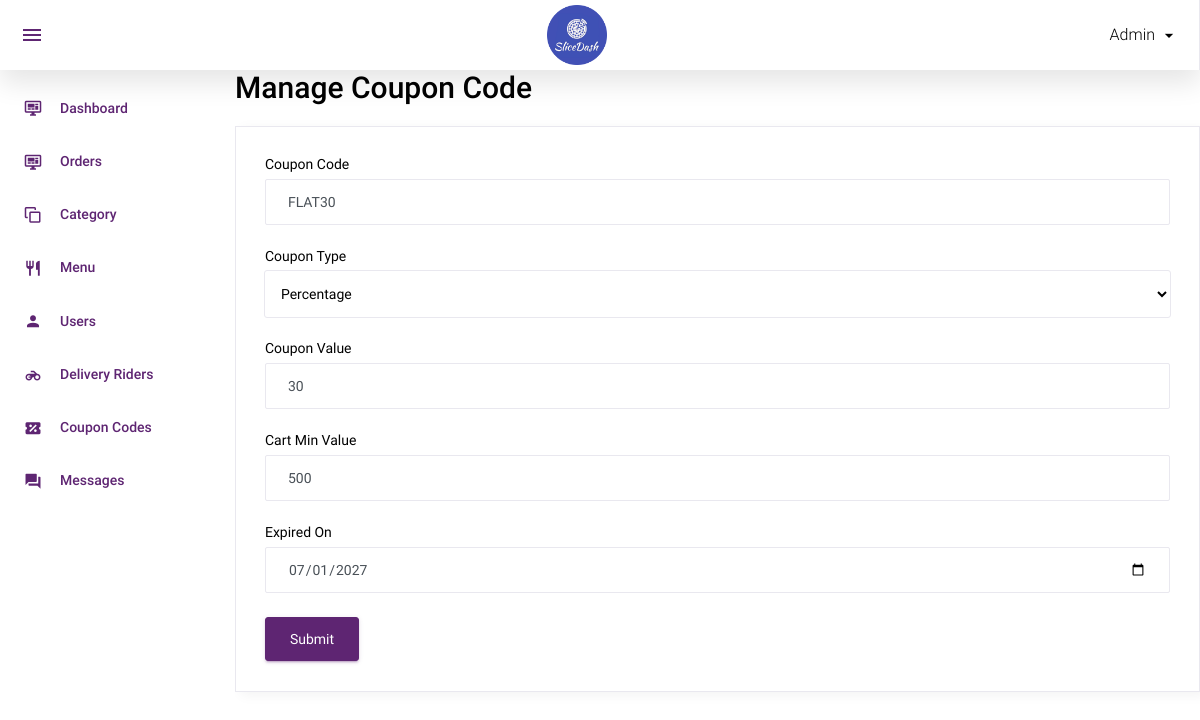
The page /admin/manage_coupon_code.php?id=3 (signed in) on the database its author committed.
### tables this page shows
CREATE TABLE `coupon_code` (
  `id` int(11) NOT NULL,
  `coupon_code` varchar(20) NOT NULL,
  `coupon_type` enum('P','F') NOT NULL,
  `coupon_value` int(11) NOT NULL,
  `cart_min_value` int(11) NOT NULL,
  `expired_on` date NOT NULL,
  `status` int(11) NOT NULL,
  `added_on` datetime NOT NULL
);

### function.inc.php (called while the page is built, shortened)
<?php
function get_safe_value($str){
    global $con;
    $str=mysqli_real_escape_string($con,$str);
    return $str;
}
    ?>

### admin/manage_coupon_code.php (the view, shortened to what this page needs)
<?php
include('top.php');
$coupon_code="";
$coupon_type="";
$coupon_value="";
$cart_min_value="";
$expired_on="";
if(isset($_GET['id']) && $_GET['id']>0){
	$id=get_safe_value($_GET['id']);
	$row=mysqli_fetch_assoc(mysqli_query($con,"select * from coupon_code where id='$id'"));
	$coupon_code=$row['coupon_code'];
	$coupon_type=$row['coupon_type'];
	$coupon_value=$row['coupon_value'];
	$cart_min_value=$row['cart_min_value'];
	$expired_on=$row['expired_on'];
}
?>
<div class="row">
			<h1 class="grid_title ml10 ml15">Manage Coupon Code</h1>
            <div class="col-12 grid-margin stretch-card">
              <div class="card">
                <div class="card-body">
                  <form class="forms-sample" method="post">
                    <div class="form-group">
                      <label for="exampleInputName1">Coupon Code</label>
                      <input type="text" class="form-control" placeholder="Coupon Code" name="coupon_code" required value="<?php echo $coupon_code?>">
                    </div>
					<div class="form-group">
                      <label for="exampleInputName1">Coupon Type</label>
                      <select name="coupon_type" required class="form-control">
						<?php
						$arr=array('P'=>'Percentage','F'=>'Fixed');
						foreach($arr as $key=>$val){
							if($key==$coupon_type){
								echo "<option value='".$key."' selected>".$val."</option>";
							}else{
								echo "<option value='".$key."'>".$val."</option>";
							}
						}
						?>
					  </select>
                    </div>
                    <div class="form-group">
                      <label for="exampleInputEmail3" required>Coupon Value</label>
                      <input type="textbox" class="form-control" placeholder="Coupon Value" name="coupon_value"  value="<?php echo $coupon_value?>">
                    </div>
					<div class="form-group">
                      <label for="exampleInputEmail3" required>Cart Min Value</label>
                      <input type="textbox" class="form-control" placeholder="Cart Min Value" name="cart_min_value"  value="<?php echo $cart_min_value?>">
                    </div>
					<div class="form-group">
                      <label for="exampleInputEmail3">Expired On</label>
                      <input type="date" class="form-control" placeholder="Expired On" name="expired_on"  value="<?php echo $expired_on?>">
                    </div>
                    <button type="submit" class="btn btn-primary mr-2" name="submit">Submit</button>
                  </form>
                </div>
              </div>
            </div>
		 </div>
<?php include('footer.php');?>

### rows shown on the page
coupon_code: coupon_code "FLAT30", coupon_type "Percentage", coupon_value "30", cart_min_value "500", expired_on "07/01/2027"
